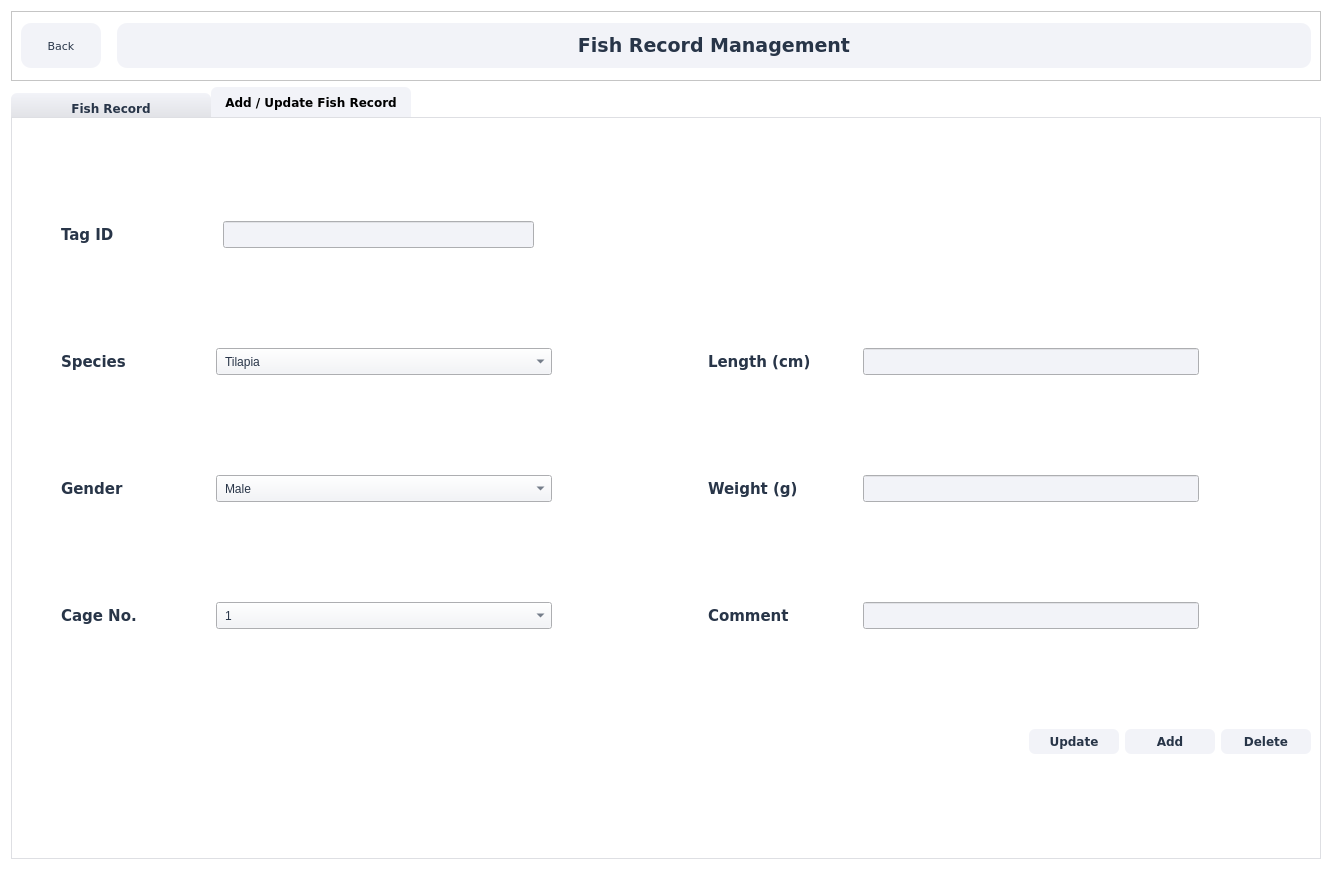
<?xml version="1.0" encoding="UTF-8"?>
<ui version="4.0">
 <class>FishDetailsWidget</class>
 <widget class="QWidget" name="FishDetailsWidget">
  <property name="geometry">
   <rect>
    <x>0</x>
    <y>0</y>
    <width>1332</width>
    <height>870</height>
   </rect>
  </property>
  <property name="windowTitle">
   <string>MainWindow</string>
  </property>
  <property name="styleSheet">
   <string notr="true">background-color: rgb(255, 255, 255);</string>
  </property>
  <layout class="QGridLayout" name="gridLayout">
   <item row="0" column="0">
    <layout class="QHBoxLayout" name="horizontalLayout_3">
     <item>
      <layout class="QVBoxLayout" name="verticalLayout_6">
       <item>
        <widget class="QFrame" name="frame_5">
         <property name="minimumSize">
          <size>
           <width>0</width>
           <height>70</height>
          </size>
         </property>
         <property name="frameShape">
          <enum>QFrame::StyledPanel</enum>
         </property>
         <property name="frameShadow">
          <enum>QFrame::Raised</enum>
         </property>
         <layout class="QGridLayout" name="gridLayout_2">
          <item row="0" column="0">
           <widget class="QPushButton" name="button_return">
            <property name="minimumSize">
             <size>
              <width>0</width>
              <height>45</height>
             </size>
            </property>
            <property name="maximumSize">
             <size>
              <width>80</width>
              <height>16777215</height>
             </size>
            </property>
            <property name="font">
             <font>
              <family>Verdana</family>
              <pointsize>8</pointsize>
              <weight>50</weight>
              <bold>false</bold>
             </font>
            </property>
            <property name="toolTip">
             <string>&lt;html&gt;&lt;head/&gt;&lt;body&gt;&lt;p align=&quot;center&quot;&gt;&lt;br/&gt;&lt;/p&gt;&lt;/body&gt;&lt;/html&gt;</string>
            </property>
            <property name="styleSheet">
             <string notr="true">background-color: rgb(242, 243, 248);
color: rgb(40, 53, 72);
border-radius: 10px;</string>
            </property>
            <property name="text">
             <string>Back</string>
            </property>
           </widget>
          </item>
          <item row="0" column="1">
           <spacer name="horizontalSpacer_13">
            <property name="orientation">
             <enum>Qt::Horizontal</enum>
            </property>
            <property name="sizeType">
             <enum>QSizePolicy::Fixed</enum>
            </property>
            <property name="sizeHint" stdset="0">
             <size>
              <width>10</width>
              <height>20</height>
             </size>
            </property>
           </spacer>
          </item>
          <item row="0" column="2">
           <widget class="QLabel" name="label">
            <property name="minimumSize">
             <size>
              <width>0</width>
              <height>45</height>
             </size>
            </property>
            <property name="font">
             <font>
              <family>Verdana</family>
              <pointsize>14</pointsize>
              <weight>75</weight>
              <italic>false</italic>
              <bold>true</bold>
             </font>
            </property>
            <property name="styleSheet">
             <string notr="true">background-color: rgb(242, 243, 248);
color: rgb(40, 53, 72);
border-radius: 10px;</string>
            </property>
            <property name="lineWidth">
             <number>1</number>
            </property>
            <property name="text">
             <string>Fish Record Management</string>
            </property>
            <property name="alignment">
             <set>Qt::AlignCenter</set>
            </property>
            <property name="margin">
             <number>8</number>
            </property>
           </widget>
          </item>
         </layout>
        </widget>
       </item>
       <item>
        <widget class="QTabWidget" name="tabWidget">
         <property name="font">
          <font>
           <family>Verdana</family>
           <weight>75</weight>
           <bold>true</bold>
          </font>
         </property>
         <property name="styleSheet">
          <string notr="true">QTabWidget::pane{
	border: 1px solid #dedfe3;
	color: rgb(242, 243, 248);
	background-color: rgb(242, 243, 248);
	background: solid;
}

QTabBar::tab{
	border-top-left-radius: 6px;
	border-top-right-radius: 6px;
	border-color: rgb(222, 223, 227);
	width: 200px;
	height: 30px;
	background:rgb(242, 243, 248);
}

QTabBar:tab:selected{
	
	background-color: rgb(242, 243, 248);
}

QTabBar:tab:!selected{
	background: qlineargradient(x1: 0, y1: 1, x2: 0, y2: 0, stop: 0 #dedfe3, stop: 1 #f2f3f8);
	color:rgb(40, 53, 72);
margin-top: 6px;
margin-bottom: -6px;
}

QTabBar:tab:hover{

}

QTabBar:tab:!selected:hover{
	background-color: rgb(222, 223, 227);
	color: rgb(40, 53, 72);
}

#detailWgt, #appealReasonWgt {
	border: 2px solid gray;
}

</string>
         </property>
         <property name="currentIndex">
          <number>1</number>
         </property>
         <widget class="QWidget" name="tab">
          <attribute name="title">
           <string>Fish Record</string>
          </attribute>
          <layout class="QVBoxLayout" name="verticalLayout_7" stretch="3,1,9">
           <item>
            <layout class="QHBoxLayout" name="horizontalLayout">
             <item>
              <widget class="QFrame" name="frame">
               <property name="styleSheet">
                <string notr="true">background-color:  qlineargradient(x1: 0, y1: 0, x2: 1, y2: 1, stop: 0 #87b3ec, stop: 1 #f6c1eb);
border-radius: 20px;</string>
               </property>
               <property name="frameShape">
                <enum>QFrame::StyledPanel</enum>
               </property>
               <property name="frameShadow">
                <enum>QFrame::Raised</enum>
               </property>
               <layout class="QVBoxLayout" name="verticalLayout_5">
                <item>
                 <widget class="QLabel" name="label_9">
                  <property name="styleSheet">
                   <string notr="true">background: transparent;
color:rgb(255, 255, 255);
font: 10pt &quot;MS Shell Dlg 2&quot;;</string>
                  </property>
                  <property name="text">
                   <string>Total number of fishes</string>
                  </property>
                  <property name="alignment">
                   <set>Qt::AlignCenter</set>
                  </property>
                 </widget>
                </item>
                <item>
                 <widget class="QLabel" name="total_fishes">
                  <property name="styleSheet">
                   <string notr="true">background:transparent;
color: rgb(255, 255, 255);
font: 50pt &quot;MS Shell Dlg 2&quot;;</string>
                  </property>
                  <property name="text">
                   <string>15</string>
                  </property>
                  <property name="alignment">
                   <set>Qt::AlignCenter</set>
                  </property>
                 </widget>
                </item>
               </layout>
              </widget>
             </item>
             <item>
              <widget class="QFrame" name="frame_4">
               <property name="styleSheet">
                <string notr="true">background-color: qlineargradient(x1: 0, y1: 0, x2: 1, y2: 1, stop: 0 #fe8c74, stop: 1 #fecc7c);
border-radius: 20px;</string>
               </property>
               <property name="frameShape">
                <enum>QFrame::StyledPanel</enum>
               </property>
               <property name="frameShadow">
                <enum>QFrame::Raised</enum>
               </property>
               <layout class="QVBoxLayout" name="verticalLayout_8">
                <item>
                 <widget class="QLabel" name="label_11">
                  <property name="styleSheet">
                   <string notr="true">color: rgb(255, 255, 255);
font: 10pt &quot;MS Shell Dlg 2&quot;;
background: transparent
</string>
                  </property>
                  <property name="text">
                   <string>Male Fishes</string>
                  </property>
                  <property name="alignment">
                   <set>Qt::AlignCenter</set>
                  </property>
                 </widget>
                </item>
                <item>
                 <widget class="QLabel" name="male_fishes">
                  <property name="styleSheet">
                   <string notr="true">color: rgb(255, 255, 255);
font: 50pt &quot;MS Shell Dlg 2&quot;;
background: transparent;</string>
                  </property>
                  <property name="text">
                   <string>8</string>
                  </property>
                  <property name="alignment">
                   <set>Qt::AlignCenter</set>
                  </property>
                 </widget>
                </item>
               </layout>
              </widget>
             </item>
             <item>
              <widget class="QFrame" name="frame_3">
               <property name="styleSheet">
                <string notr="true">background-color: qlineargradient(x1: 0, y1: 0, x2: 1, y2: 1, stop: 0 #7adca7, stop: 1 #ebed99);
border-radius: 20px;</string>
               </property>
               <property name="frameShape">
                <enum>QFrame::StyledPanel</enum>
               </property>
               <property name="frameShadow">
                <enum>QFrame::Raised</enum>
               </property>
               <layout class="QVBoxLayout" name="verticalLayout_9">
                <item>
                 <widget class="QLabel" name="label_12">
                  <property name="styleSheet">
                   <string notr="true">color: rgb(255, 255, 255);
font: 10pt &quot;MS Shell Dlg 2&quot;;
background: transparent;</string>
                  </property>
                  <property name="text">
                   <string>Female Fishes</string>
                  </property>
                  <property name="alignment">
                   <set>Qt::AlignCenter</set>
                  </property>
                 </widget>
                </item>
                <item>
                 <widget class="QLabel" name="female_fishes">
                  <property name="styleSheet">
                   <string notr="true">color: rgb(255, 255, 255);
font: 50pt &quot;MS Shell Dlg 2&quot;;
background: transparent;
</string>
                  </property>
                  <property name="text">
                   <string>7</string>
                  </property>
                  <property name="alignment">
                   <set>Qt::AlignCenter</set>
                  </property>
                 </widget>
                </item>
               </layout>
              </widget>
             </item>
             <item>
              <widget class="QFrame" name="frame_2">
               <property name="styleSheet">
                <string notr="true">background-color:qlineargradient(x1: 0, y1: 0, x2: 1, y2: 1, stop: 0 #8cc9dc, stop: 1 #a0deff);
border-radius: 20px;</string>
               </property>
               <property name="frameShape">
                <enum>QFrame::StyledPanel</enum>
               </property>
               <property name="frameShadow">
                <enum>QFrame::Raised</enum>
               </property>
               <layout class="QVBoxLayout" name="verticalLayout_10">
                <item>
                 <widget class="QLabel" name="label_13">
                  <property name="styleSheet">
                   <string notr="true">color: rgb(255, 255, 255);
font: 10pt &quot;MS Shell Dlg 2&quot;;
background: transparent;</string>
                  </property>
                  <property name="text">
                   <string>&gt;20cm Fishes</string>
                  </property>
                  <property name="alignment">
                   <set>Qt::AlignCenter</set>
                  </property>
                 </widget>
                </item>
                <item>
                 <widget class="QLabel" name="less20_fishes">
                  <property name="styleSheet">
                   <string notr="true">color: rgb(255, 255, 255);
font: 50pt &quot;MS Shell Dlg 2&quot;;
background: transparent;</string>
                  </property>
                  <property name="text">
                   <string>7</string>
                  </property>
                  <property name="alignment">
                   <set>Qt::AlignCenter</set>
                  </property>
                 </widget>
                </item>
               </layout>
              </widget>
             </item>
            </layout>
           </item>
           <item>
            <layout class="QHBoxLayout" name="horizontalLayout_2">
             <item>
              <widget class="QLineEdit" name="lineEdit">
               <property name="styleSheet">
                <string notr="true">border-radius: 10px;
background-color: rgb(242, 243, 248);
height: 25px;

color:rgb(40, 53, 72);
padding: 0 8px;</string>
               </property>
               <property name="text">
                <string/>
               </property>
              </widget>
             </item>
             <item>
              <widget class="QPushButton" name="pushButton">
               <property name="font">
                <font>
                 <family>Verdana</family>
                 <weight>75</weight>
                 <bold>true</bold>
                </font>
               </property>
               <property name="styleSheet">
                <string notr="true">QPushButton {
	color: rgb(40, 53, 72);
    border-radius: 6px;
    background-color: rgb(242, 243, 248);
	width: 90px;
	height: 25px;
}

QPushButton:pressed {
    background-color:  rgb(222, 223, 227);
}</string>
               </property>
               <property name="text">
                <string>Search</string>
               </property>
              </widget>
             </item>
            </layout>
           </item>
           <item>
            <widget class="QTableWidget" name="table_widget">
             <property name="styleSheet">
              <string notr="true">QHeaderView::section {
	background-color: rgb(255, 255, 255);
	color: rgb(40, 53, 72);
	border: 1px solid #dedfe3;
}

QTableView {
	background: rgb(255, 255, 255);
	color: rgb(40, 53, 72);
	gridline-color:rgb(222, 223, 227);
	selection-background-color: rgb(242, 243, 248);
}

QTableCornerButton::section{
	
	background-color: rgb(255, 255, 255);
}</string>
             </property>
             <attribute name="horizontalHeaderStretchLastSection">
              <bool>true</bool>
             </attribute>
             <column>
              <property name="text">
               <string>Tag ID</string>
              </property>
             </column>
             <column>
              <property name="text">
               <string>Species</string>
              </property>
             </column>
             <column>
              <property name="text">
               <string>Gender</string>
              </property>
             </column>
             <column>
              <property name="text">
               <string>Cage No.</string>
              </property>
             </column>
             <column>
              <property name="text">
               <string>Length</string>
              </property>
             </column>
             <column>
              <property name="text">
               <string>Comment</string>
              </property>
             </column>
            </widget>
           </item>
          </layout>
         </widget>
         <widget class="QWidget" name="tab_2">
          <attribute name="title">
           <string>Add / Update Fish Record</string>
          </attribute>
          <layout class="QVBoxLayout" name="verticalLayout" stretch="3,3,3,3,0">
           <item>
            <layout class="QHBoxLayout" name="horizontalLayout_4" stretch="0,1,2,5">
             <item>
              <spacer name="horizontalSpacer_2">
               <property name="orientation">
                <enum>Qt::Horizontal</enum>
               </property>
               <property name="sizeHint" stdset="0">
                <size>
                 <width>40</width>
                 <height>20</height>
                </size>
               </property>
              </spacer>
             </item>
             <item>
              <widget class="QLabel" name="label_2">
               <property name="font">
                <font>
                 <family>Verdana</family>
                 <pointsize>11</pointsize>
                 <weight>75</weight>
                 <bold>true</bold>
                </font>
               </property>
               <property name="styleSheet">
                <string notr="true">color: rgb(40, 53, 72);
</string>
               </property>
               <property name="text">
                <string>Tag ID</string>
               </property>
              </widget>
             </item>
             <item>
              <widget class="QLineEdit" name="id">
               <property name="styleSheet">
                <string notr="true">background-color: rgb(242, 243, 248);
border-color:  rgb(242, 243, 248);
height: 25px;
padding: 0 8px;
color: rgb(40, 53, 72);
font: 8pt &quot;MS Shell Dlg 2&quot;;</string>
               </property>
              </widget>
             </item>
             <item>
              <spacer name="horizontalSpacer">
               <property name="orientation">
                <enum>Qt::Horizontal</enum>
               </property>
               <property name="sizeHint" stdset="0">
                <size>
                 <width>40</width>
                 <height>20</height>
                </size>
               </property>
              </spacer>
             </item>
            </layout>
           </item>
           <item>
            <layout class="QHBoxLayout" name="horizontalLayout_6" stretch="0,4,9,4,4,9,3">
             <item>
              <spacer name="horizontalSpacer_3">
               <property name="orientation">
                <enum>Qt::Horizontal</enum>
               </property>
               <property name="sizeHint" stdset="0">
                <size>
                 <width>40</width>
                 <height>20</height>
                </size>
               </property>
              </spacer>
             </item>
             <item>
              <widget class="QLabel" name="label_3">
               <property name="font">
                <font>
                 <family>Verdana</family>
                 <pointsize>11</pointsize>
                 <weight>75</weight>
                 <bold>true</bold>
                </font>
               </property>
               <property name="styleSheet">
                <string notr="true">color: rgb(40, 53, 72);</string>
               </property>
               <property name="text">
                <string>Species</string>
               </property>
              </widget>
             </item>
             <item>
              <widget class="QComboBox" name="species_dropdown">
               <property name="styleSheet">
                <string notr="true">background-color: rgb(242, 243, 248);
border-color:  rgb(242, 243, 248);
height: 25px;
padding: 0 8px;
color: rgb(40, 53, 72);
font: 8pt &quot;MS Shell Dlg 2&quot;;
</string>
               </property>
               <item>
                <property name="text">
                 <string>Tilapia</string>
                </property>
               </item>
               <item>
                <property name="text">
                 <string>Catfish</string>
                </property>
               </item>
              </widget>
             </item>
             <item>
              <spacer name="horizontalSpacer_7">
               <property name="orientation">
                <enum>Qt::Horizontal</enum>
               </property>
               <property name="sizeHint" stdset="0">
                <size>
                 <width>40</width>
                 <height>20</height>
                </size>
               </property>
              </spacer>
             </item>
             <item>
              <widget class="QLabel" name="label_4">
               <property name="font">
                <font>
                 <family>Verdana</family>
                 <pointsize>11</pointsize>
                 <weight>75</weight>
                 <bold>true</bold>
                </font>
               </property>
               <property name="styleSheet">
                <string notr="true">color: rgb(40, 53, 72);</string>
               </property>
               <property name="text">
                <string>Length (cm)</string>
               </property>
              </widget>
             </item>
             <item>
              <widget class="QLineEdit" name="input_length">
               <property name="styleSheet">
                <string notr="true">background-color: rgb(242, 243, 248);
border-color:  rgb(242, 243, 248);
height: 25px;
padding: 0 8px;
color: rgb(40, 53, 72);
font: 8pt &quot;MS Shell Dlg 2&quot;;</string>
               </property>
              </widget>
             </item>
             <item>
              <spacer name="horizontalSpacer_4">
               <property name="orientation">
                <enum>Qt::Horizontal</enum>
               </property>
               <property name="sizeHint" stdset="0">
                <size>
                 <width>40</width>
                 <height>20</height>
                </size>
               </property>
              </spacer>
             </item>
            </layout>
           </item>
           <item>
            <layout class="QHBoxLayout" name="horizontalLayout_7" stretch="0,4,9,4,4,9,3">
             <item>
              <spacer name="horizontalSpacer_5">
               <property name="orientation">
                <enum>Qt::Horizontal</enum>
               </property>
               <property name="sizeHint" stdset="0">
                <size>
                 <width>40</width>
                 <height>20</height>
                </size>
               </property>
              </spacer>
             </item>
             <item>
              <widget class="QLabel" name="label_5">
               <property name="font">
                <font>
                 <family>Verdana</family>
                 <pointsize>11</pointsize>
                 <weight>75</weight>
                 <bold>true</bold>
                </font>
               </property>
               <property name="styleSheet">
                <string notr="true">color: rgb(40, 53, 72);</string>
               </property>
               <property name="text">
                <string>Gender</string>
               </property>
              </widget>
             </item>
             <item>
              <widget class="QComboBox" name="gender_dropdown">
               <property name="styleSheet">
                <string notr="true">background-color: rgb(242, 243, 248);
border-color:  rgb(242, 243, 248);
height: 25px;
padding: 0 8px;
color: rgb(40, 53, 72);
font: 8pt &quot;MS Shell Dlg 2&quot;;</string>
               </property>
               <item>
                <property name="text">
                 <string>Male</string>
                </property>
               </item>
               <item>
                <property name="text">
                 <string>Female</string>
                </property>
               </item>
              </widget>
             </item>
             <item>
              <spacer name="horizontalSpacer_8">
               <property name="orientation">
                <enum>Qt::Horizontal</enum>
               </property>
               <property name="sizeHint" stdset="0">
                <size>
                 <width>40</width>
                 <height>20</height>
                </size>
               </property>
              </spacer>
             </item>
             <item>
              <widget class="QLabel" name="label_6">
               <property name="font">
                <font>
                 <family>Verdana</family>
                 <pointsize>11</pointsize>
                 <weight>75</weight>
                 <bold>true</bold>
                </font>
               </property>
               <property name="styleSheet">
                <string notr="true">color: rgb(40, 53, 72);</string>
               </property>
               <property name="text">
                <string>Weight (g)</string>
               </property>
              </widget>
             </item>
             <item>
              <widget class="QLineEdit" name="input_weight">
               <property name="styleSheet">
                <string notr="true">background-color: rgb(242, 243, 248);
border-color:  rgb(242, 243, 248);
height: 25px;
padding: 0 8px;
color: rgb(40, 53, 72);
font: 8pt &quot;MS Shell Dlg 2&quot;;</string>
               </property>
              </widget>
             </item>
             <item>
              <spacer name="horizontalSpacer_6">
               <property name="orientation">
                <enum>Qt::Horizontal</enum>
               </property>
               <property name="sizeHint" stdset="0">
                <size>
                 <width>40</width>
                 <height>20</height>
                </size>
               </property>
              </spacer>
             </item>
            </layout>
           </item>
           <item>
            <layout class="QHBoxLayout" name="horizontalLayout_5" stretch="0,4,9,4,4,9,3">
             <item>
              <spacer name="horizontalSpacer_10">
               <property name="orientation">
                <enum>Qt::Horizontal</enum>
               </property>
               <property name="sizeHint" stdset="0">
                <size>
                 <width>40</width>
                 <height>20</height>
                </size>
               </property>
              </spacer>
             </item>
             <item>
              <widget class="QLabel" name="label_7">
               <property name="font">
                <font>
                 <family>Verdana</family>
                 <pointsize>11</pointsize>
                 <weight>75</weight>
                 <bold>true</bold>
                </font>
               </property>
               <property name="styleSheet">
                <string notr="true">color: rgb(40, 53, 72);</string>
               </property>
               <property name="text">
                <string>Cage No.</string>
               </property>
              </widget>
             </item>
             <item>
              <widget class="QComboBox" name="cage_dropdown">
               <property name="styleSheet">
                <string notr="true">background-color: rgb(242, 243, 248);
border-color:  rgb(242, 243, 248);
height: 25px;
padding: 0 8px;
color: rgb(40, 53, 72);
font: 8pt &quot;MS Shell Dlg 2&quot;;</string>
               </property>
               <item>
                <property name="text">
                 <string>1</string>
                </property>
               </item>
               <item>
                <property name="text">
                 <string>2</string>
                </property>
               </item>
               <item>
                <property name="text">
                 <string>3</string>
                </property>
               </item>
               <item>
                <property name="text">
                 <string>4</string>
                </property>
               </item>
              </widget>
             </item>
             <item>
              <spacer name="horizontalSpacer_11">
               <property name="orientation">
                <enum>Qt::Horizontal</enum>
               </property>
               <property name="sizeHint" stdset="0">
                <size>
                 <width>40</width>
                 <height>20</height>
                </size>
               </property>
              </spacer>
             </item>
             <item>
              <widget class="QLabel" name="label_8">
               <property name="font">
                <font>
                 <family>Verdana</family>
                 <pointsize>11</pointsize>
                 <weight>75</weight>
                 <bold>true</bold>
                </font>
               </property>
               <property name="styleSheet">
                <string notr="true">color: rgb(40, 53, 72);</string>
               </property>
               <property name="text">
                <string>Comment</string>
               </property>
              </widget>
             </item>
             <item>
              <widget class="QLineEdit" name="input_comment">
               <property name="styleSheet">
                <string notr="true">background-color: rgb(242, 243, 248);
border-color:  rgb(242, 243, 248);
height: 25px;
padding: 0 8px;
color: rgb(40, 53, 72);
font: 8pt &quot;MS Shell Dlg 2&quot;;</string>
               </property>
              </widget>
             </item>
             <item>
              <spacer name="horizontalSpacer_9">
               <property name="orientation">
                <enum>Qt::Horizontal</enum>
               </property>
               <property name="sizeHint" stdset="0">
                <size>
                 <width>40</width>
                 <height>20</height>
                </size>
               </property>
              </spacer>
             </item>
            </layout>
           </item>
           <item>
            <layout class="QHBoxLayout" name="horizontalLayout_8">
             <item>
              <spacer name="horizontalSpacer_12">
               <property name="orientation">
                <enum>Qt::Horizontal</enum>
               </property>
               <property name="sizeHint" stdset="0">
                <size>
                 <width>40</width>
                 <height>20</height>
                </size>
               </property>
              </spacer>
             </item>
             <item>
              <widget class="QPushButton" name="button_update">
               <property name="font">
                <font>
                 <family>Verdana</family>
                 <weight>75</weight>
                 <bold>true</bold>
                </font>
               </property>
               <property name="styleSheet">
                <string notr="true">QPushButton {
	color: rgb(40, 53, 72);
    border-radius: 6px;
    background-color: rgb(242, 243, 248);
	width: 90px;
	height: 25px;
}

QPushButton:pressed {
    background-color:  rgb(222, 223, 227);
}</string>
               </property>
               <property name="text">
                <string>Update</string>
               </property>
              </widget>
             </item>
             <item>
              <widget class="QPushButton" name="button_add">
               <property name="font">
                <font>
                 <family>Verdana</family>
                 <weight>75</weight>
                 <bold>true</bold>
                </font>
               </property>
               <property name="styleSheet">
                <string notr="true">QPushButton {
	color: rgb(40, 53, 72);
    border-radius: 6px;
    background-color: rgb(242, 243, 248);
	width: 90px;
	height: 25px;
}

QPushButton:pressed {
    background-color:  rgb(222, 223, 227);
}</string>
               </property>
               <property name="text">
                <string>Add</string>
               </property>
              </widget>
             </item>
             <item>
              <widget class="QPushButton" name="button_delete">
               <property name="font">
                <font>
                 <family>Verdana</family>
                 <weight>75</weight>
                 <bold>true</bold>
                </font>
               </property>
               <property name="styleSheet">
                <string notr="true">QPushButton {
	color: rgb(40, 53, 72);
    border-radius: 6px;
    background-color: rgb(242, 243, 248);
	width: 90px;
	height: 25px;
}

QPushButton:pressed {
    background-color:  rgb(222, 223, 227);
}</string>
               </property>
               <property name="text">
                <string>Delete</string>
               </property>
              </widget>
             </item>
            </layout>
           </item>
          </layout>
         </widget>
        </widget>
       </item>
      </layout>
     </item>
    </layout>
   </item>
  </layout>
  <widget class="QStatusBar" name="statusbar">
   <property name="geometry">
    <rect>
     <x>0</x>
     <y>0</y>
     <width>3</width>
     <height>21</height>
    </rect>
   </property>
  </widget>
 </widget>
 <resources/>
 <connections/>
</ui>
